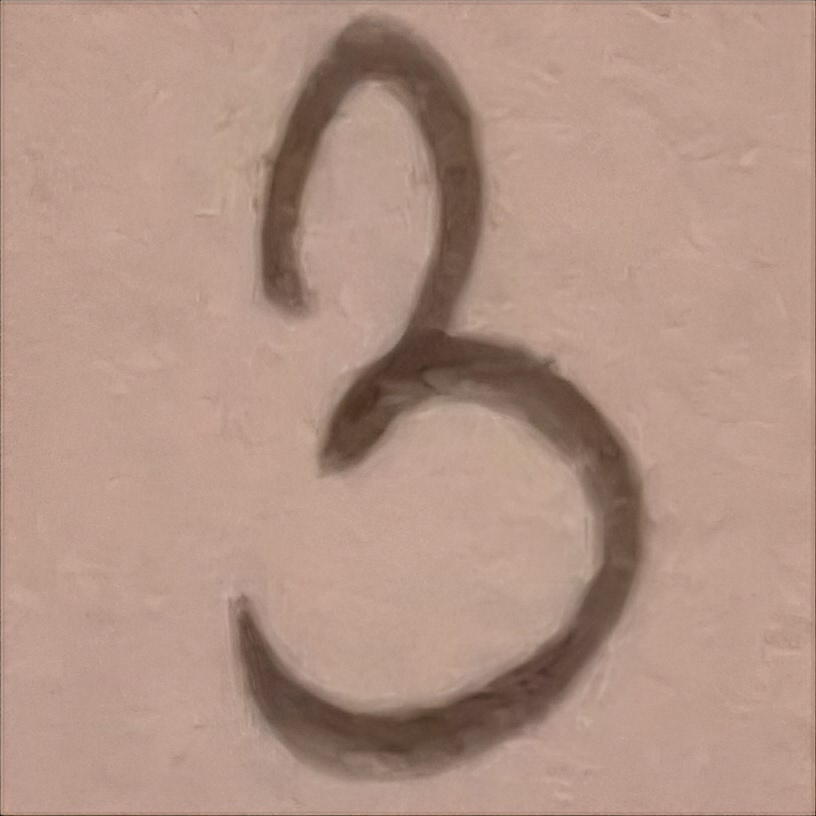
#> input picture week3/image.jpg, 816 x 816 px
$ jupyter execute self.ipynb
#> lines starting #> are read from the running program, lines starting #| are printed output that depends on the picture
[cell 1]
import matplotlib.pyplot as plt
from sklearn import datasets, metrics
from sklearn.model_selection import train_test_split
import numpy as np

digits = datasets.load_digits()

# digits.image는  (1797, 8, 8), 1797개의 8x8 손글씨 이미지(2차원 배열)
n_samples = len(digits.images)		# n_samples = 1797

# reshape 함수는 배열의 모양을 바꾸는 함수, 2차원 --> 1차원 배열로 변경
# -1을 사용하면 나머지 차원의 크기는 자동으로 계산
data = digits.images.reshape((n_samples, -1)) 	 # 배열 모양을 1797x64로 reshape
x = np.array([1, 2, 3, 4])
print(x.shape)
print(x)

x_reshaped = np.reshape(x, (1, -1))
print(x_reshaped)
print(x_reshaped.shape)

[cell 2]
X_train, X_test, y_train, y_test = train_test_split(data, digits.target, test_size=0.2)
from sklearn.neighbors import KNeighborsClassifier
knn = KNeighborsClassifier(n_neighbors=8)	# KNN 설정
knn.fit(X_train, y_train)	# 학습

[cell 3]
# 테스트 데이터로 예측해 본다.
y_pred = knn.predict(X_test)
# 정확도를 계산한다.

scores = metrics.accuracy_score(y_test, y_pred)
print(scores)

[cell 4]
# 이미지를 출력하기 위하여 평탄화된 이미지를 다시 8×8 형상으로 만든다.
plt.imshow(X_test[10].reshape(8,8), cmap=plt.cm.gray_r, interpolation='nearest')
plt.show()
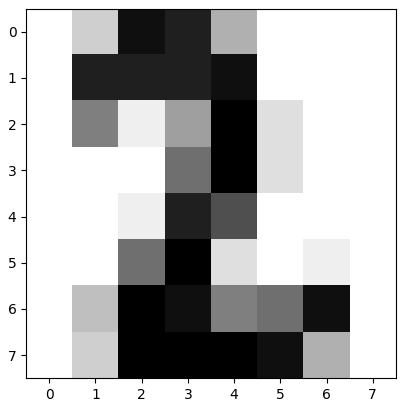
#> figure drawn by matplotlib, 1 panel

y_pred = knn.predict([X_test[10]]) # 입력은 항상 2차원 행렬이어야 한다. 데이터 1개
print(y_pred)

[cell 5]
from PIL import Image
import numpy as np
import matplotlib.pyplot as plt

def preprocess_image(image_path, threshold=128):
    # 이미지 로드
#> called with image_path = 'image.jpg', threshold = 97
    img = Image.open(image_path)
#> img is the input picture: PIL image 816x816 RGB; mean R, G, B 177.9, 147.3, 133.4

    # 그레이스케일로 변환
    img = img.convert('L')
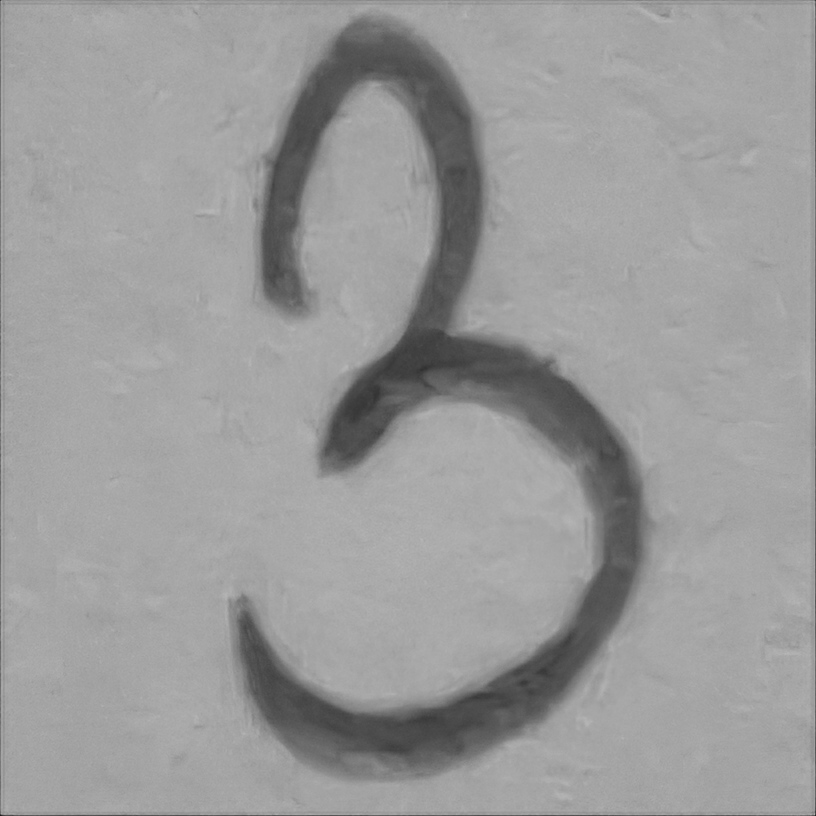
#> img: PIL image 816x816 L; min 25, max 183, mean 154.9

    # 8x8 크기로 리사이즈
    img = img.resize((8, 8), Image.Resampling.LANCZOS)

    # numpy 배열로 변환
    img_array = np.array(img)

    # 흑백 반전
    img_array = 255 - img_array

    # 이진화 (threshold 값보다 크면 255, 작으면 0)
    img_array = np.where(img_array > threshold, 255, 0)

    # 0-16 범위로 정규화 (digits 데이터셋과 동일한 범위로)
    img_array = (img_array / 255.0) * 16

    # 1차원 배열로 변환
    img_flat = img_array.flatten()
#> img_flat = 64 values, max 16 at index 3, min 0 at index 0, mean 5.5

    return img_flat

def predict_digit(image_path, threshold=128):
    # 이미지 전처리
    img_processed = preprocess_image(image_path, threshold)
#> img_processed has the same summary as img_flat in preprocess_image

    # 예측
    prediction = knn.predict([img_processed])
#> prediction = [3]

    # 원본 이미지 표시
    plt.figure(figsize=(4, 4))
    plt.imshow(img_processed.reshape(8, 8), cmap=plt.cm.gray_r, interpolation='nearest')
    plt.title(f'예측된 숫자: {prediction[0]}')
    plt.axis('off')
    plt.show()
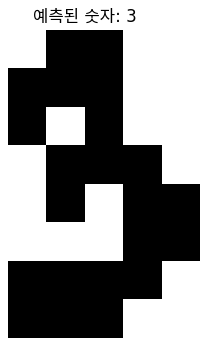
#> figure drawn by matplotlib, 1 panel

    return prediction[0]

predict_digit('image.jpg', threshold=97)  # threshold 값을 조절하여 흑백의 범위를 조정
